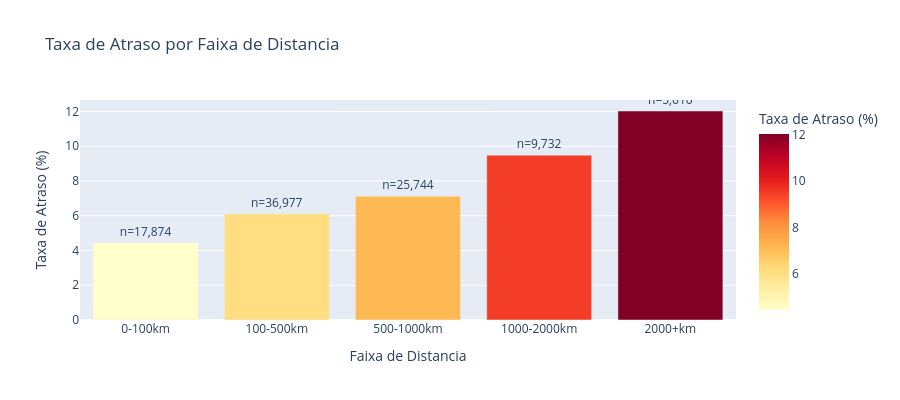

Source (notebook cell):
### Code cell
# Delay rate por faixa de distancia
bins = [0, 100, 500, 1000, 2000, 5000]
labels_dist = ['0-100km', '100-500km', '500-1000km', '1000-2000km', '2000+km']

df_dist_valid = df.dropna(subset=['distancia_haversine_km']).copy()
df_dist_valid['faixa_distancia'] = pd.cut(df_dist_valid['distancia_haversine_km'],
                                          bins=bins, labels=labels_dist, right=True)

delay_faixa = df_dist_valid.groupby('faixa_distancia', observed=True)['foi_atraso'].agg(['mean', 'count'])
delay_faixa.columns = ['delay_rate', 'n_pedidos']
delay_faixa['delay_rate_pct'] = (delay_faixa['delay_rate'] * 100).round(2)
print('=== Delay rate por faixa de distancia ===')
print(delay_faixa[['n_pedidos', 'delay_rate_pct']].to_string())

# Grafico de barras
fig_faixa = px.bar(
    delay_faixa.reset_index(),
    x='faixa_distancia',
    y='delay_rate_pct',
    text='n_pedidos',
    title='Taxa de Atraso por Faixa de Distancia',
    labels={'delay_rate_pct': 'Taxa de Atraso (%)', 'faixa_distancia': 'Faixa de Distancia'},
    color='delay_rate_pct',
    color_continuous_scale='YlOrRd'
)
fig_faixa.update_traces(texttemplate='n=%{text:,}', textposition='outside')
fig_faixa.update_layout(height=400, showlegend=False)
fig_faixa.show()

### Figure 1 — Plotly figure (JSON) as saved in the notebook; plotly's stock layout.template omitted (floating-point values rounded to 4 significant figures)
{"data": [{"hovertemplate": "Faixa de Distancia=%{x}<br>Taxa de Atraso (%)=%{marker.color}<br>n_pedidos=%{text}<extra></extra>", "legendgroup": "", "marker": {"color": [4.45, 6.11, 7.12, 9.49, 12.03], "coloraxis": "coloraxis", "pattern": {"shape": ""}}, "name": "", "orientation": "v", "showlegend": false, "text": [17870.0, 36980.0, 25740.0, 9732.0, 5610.0], "textposition": "outside", "texttemplate": "n=%{text:,}", "type": "bar", "x": ["0-100km", "100-500km", "500-1000km", "1000-2000km", "2000+km"], "xaxis": "x", "y": [4.45, 6.11, 7.12, 9.49, 12.03], "yaxis": "y"}], "layout": {"barmode": "relative", "coloraxis": {"colorbar": {"title": {"text": "Taxa de Atraso (%)"}}, "colorscale": [[0, "rgb(255,255,204)"], [0.125, "rgb(255,237,160)"], [0.25, "rgb(254,217,118)"], [0.375, "rgb(254,178,76)"], [0.5, "rgb(253,141,60)"], [0.625, "rgb(252,78,42)"], [0.75, "rgb(227,26,28)"], [0.875, "rgb(189,0,38)"], [1, "rgb(128,0,38)"]]}, "height": 400, "legend": {"tracegroupgap": 0}, "showlegend": false, "title": {"text": "Taxa de Atraso por Faixa de Distancia"}, "xaxis": {"anchor": "y", "domain": [0, 1], "title": {"text": "Faixa de Distancia"}}, "yaxis": {"anchor": "x", "domain": [0, 1], "title": {"text": "Taxa de Atraso (%)"}}}}
